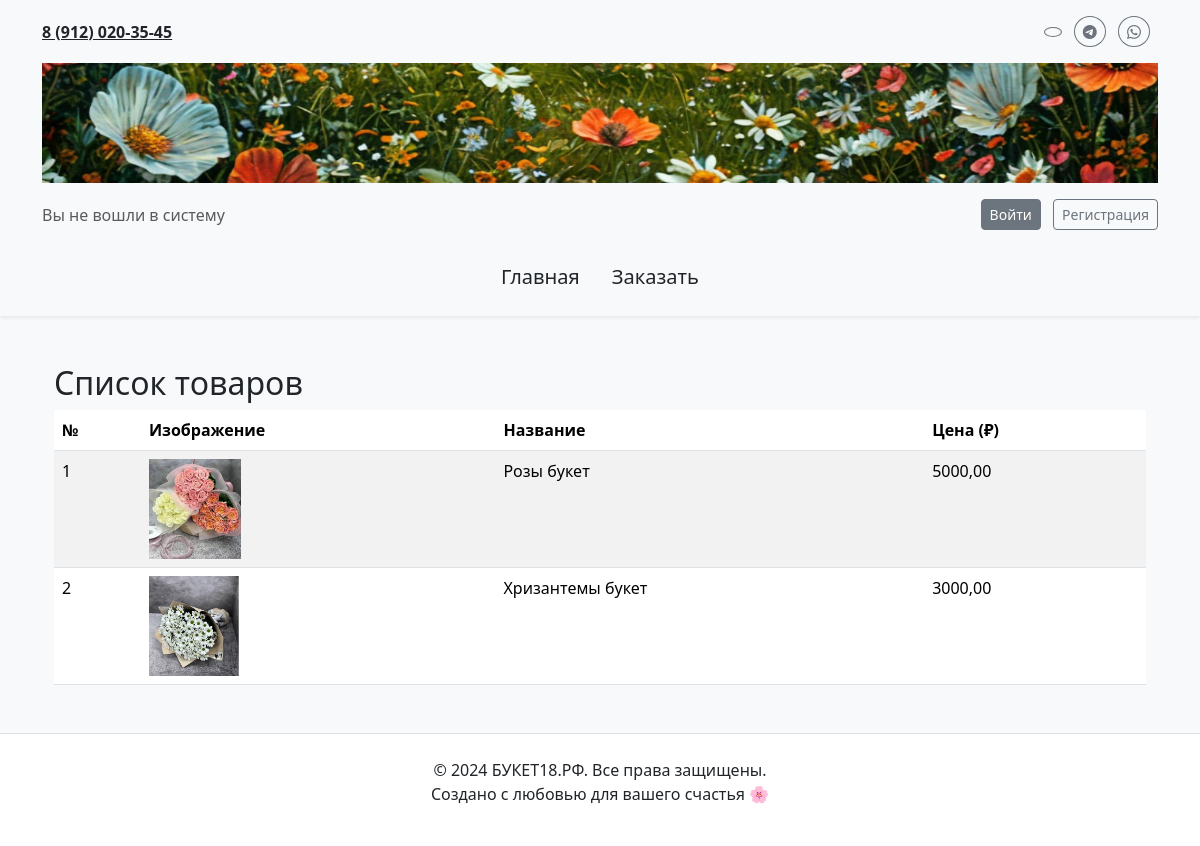
The app's page /products/, older data.
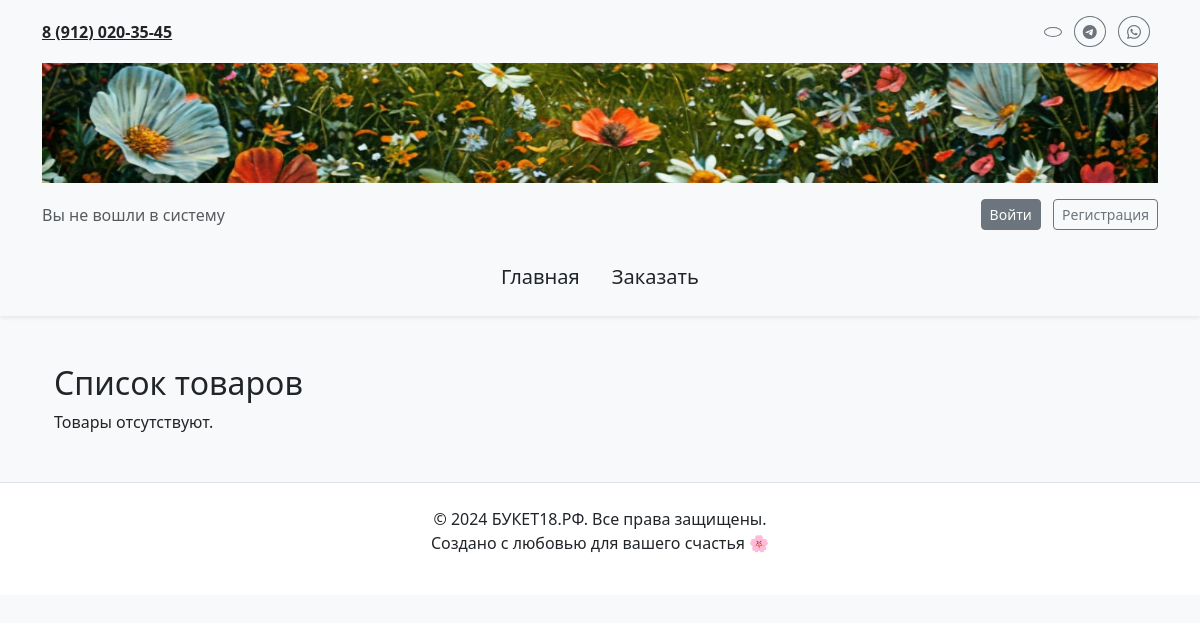
The same page, newer data.
### main/models.py (models this page shows, shortened)
class Product(models.Model):
    name = models.CharField(max_length=255)
    price = models.DecimalField(max_digits=10, decimal_places=2)
    image = models.ImageField(upload_to='products/', null=True, blank=True)
    class Meta:
        verbose_name = "Продукт"
        verbose_name_plural = "Продукты"

### main/views.py (the view)
# urls.py: path('products/', views.product_list, name='product_list'),
def product_list(request):
    products = Product.objects.all()
    return render(request, 'main/product_list.html', {'products': products})

### main/templates/main/product_list.html (shortened to what this page needs)
{% extends 'main/layoute.html' %}
{% block content %}
    <div class="container my-5">
        <h2>Список товаров</h2>
        {% if products %}
            <table class="table table-striped">
                <thead>
                    <tr>
                        <th>№</th>
                        <th>Изображение</th>
                        <th>Название</th>
                        <th>Цена (₽)</th>
                    </tr>
                </thead>
                <tbody>
                    {% for product in products %}
                        <tr>
                            <td>{{ forloop.counter }}</td>
                            <td>
                                {% if product.image %}
                                    <img src="{{ product.image.url }}" alt="{{ product.name }}" style="max-width: 100px; max-height: 100px;">
                                {% else %}
                                    <span>Нет изображения</span>
                                {% endif %}
                            </td>
                            <td>{{ product.name }}</td>
                            <td>{{ product.price }}</td>
                        </tr>
                    {% endfor %}
                </tbody>
            </table>
        {% else %}
            <p>Товары отсутствуют.</p>
        {% endif %}
    </div>
{% endblock %}

Row changes from the older to the newer data that the page shows:
removed Product: image (picture), name "Розы букет", price "5000,00"
removed Product: image (picture), name "Хризантемы букет", price "3000,00"
Text that changed along with them:
text no longer shown: "№ Изображение Название Цена (₽)"
text now shown: "Товары отсутствуют."
